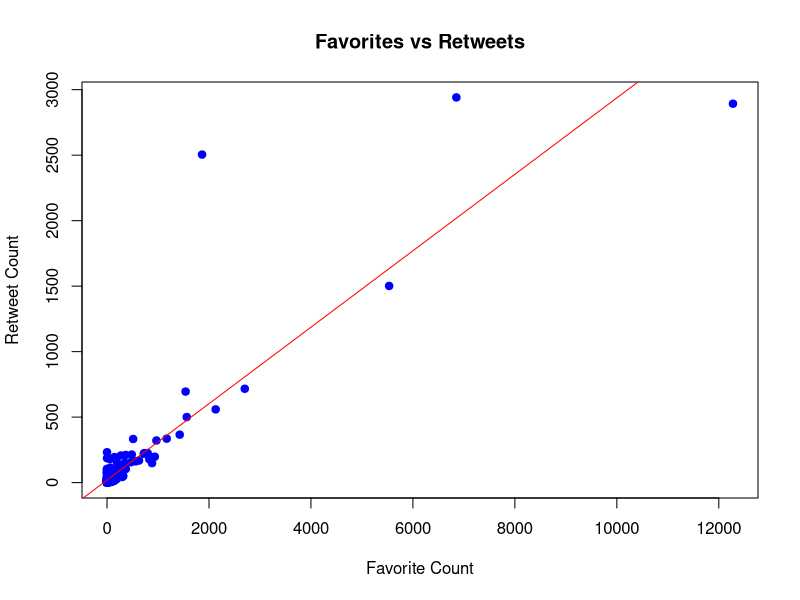
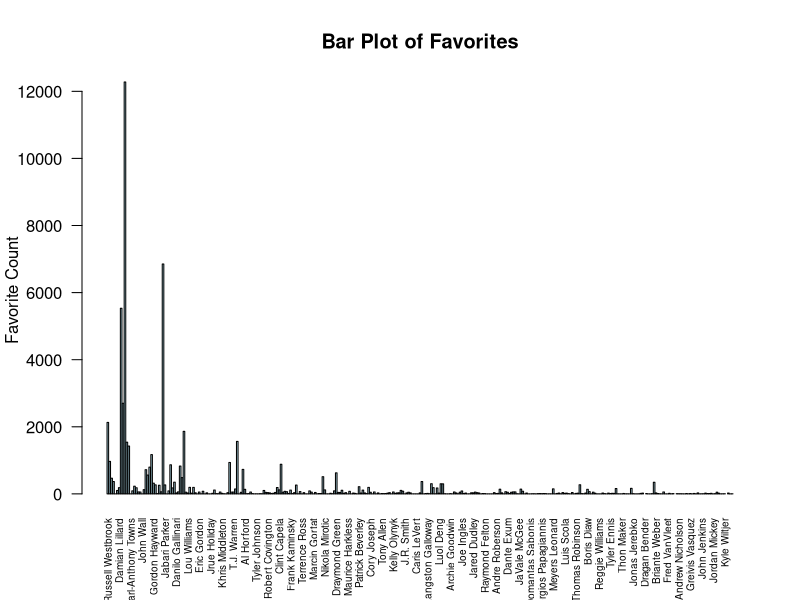
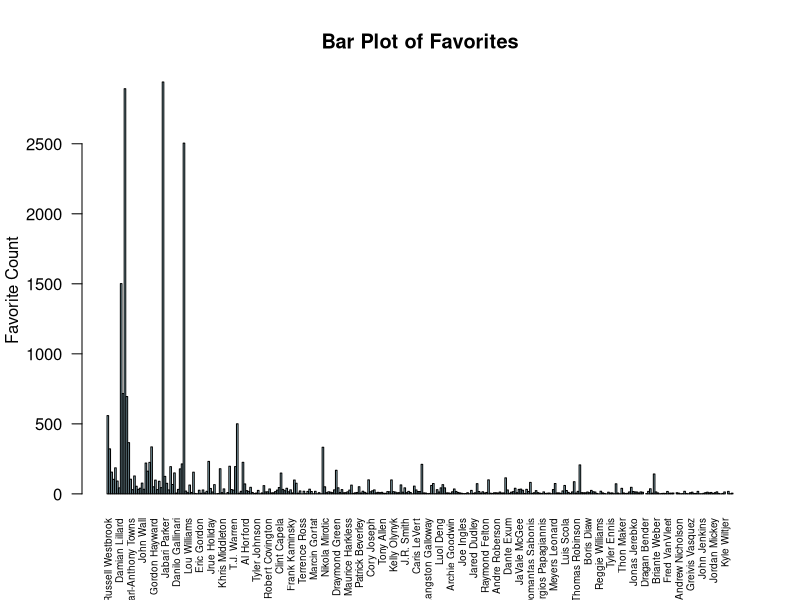
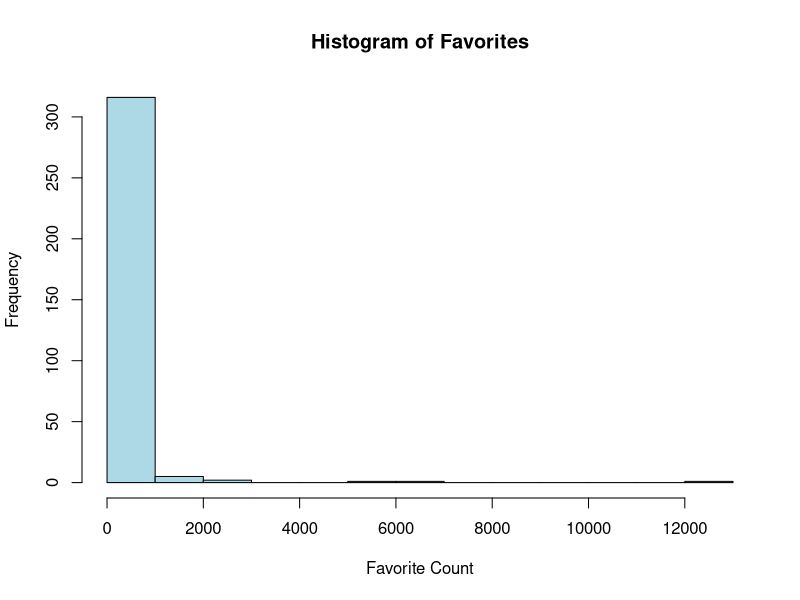
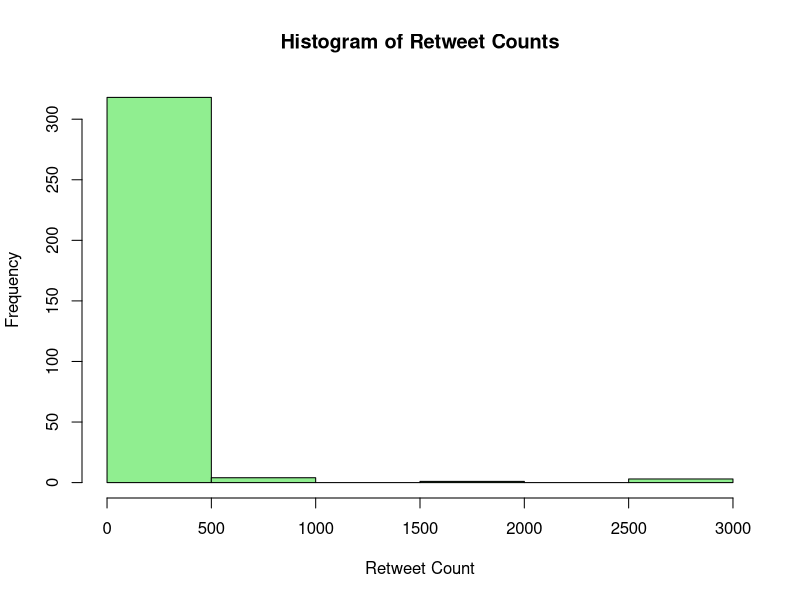

Write R code to recreate these figures, in order.
#loading the dataset
data <- read.csv("nba_2017_twitter_players.csv")

#checking the columns
head(data)

names(data)

#renaming the columns
names(data)[1] <- "player"
names(data)[2] <- "favorites"
names(data)[3] <- "retweets"

#scatter plot
plot(
  data$favorites,
  data$retweets,
  main = "Favorites vs Retweets",
  xlab = "Favorite Count",
  ylab = "Retweet Count",
  pch = 19,
  col = "blue"
)

#adding a trending line between the datas
model <- lm(retweets ~ favorites, data = data)
abline(model, col = "red")

# Bar plot of favorites for each player
barplot(
  data$favorites,
  names.arg = data$player,
  las = 2,
  col = "lightblue",
  cex.names = 0.6,         # shrink label size
  main = "Bar Plot of Favorites",
  ylab = "Favorite Count"
)
# Bar plot of retweets for each player
barplot(
  data$retweets,
  names.arg = data$player,
  las = 2,
  col = "lightblue",
  cex.names = 0.6,         # shrink label size
  main = "Bar Plot of Favorites",
  ylab = "Favorite Count"
)

#histogram of favourites
hist(
  data$favorites,
  main = "Histogram of Favorites",
  xlab = "Favorite Count",
  col = "lightblue",
  border = "black"
)

#histogram of retweets
hist(
  data$retweets,
  main = "Histogram of Retweet Counts",
  xlab = "Retweet Count",
  col = "lightgreen",
  border = "black"
)

#calculating correlation
correlation_value <- cor(data$favorites, data$retweets)
correlation_value
cor_matrix <- cor(data[, c("favorites", "retweets")])
cor_matrix

#making a correlation
data$favorites <- as.numeric(data$favorites)
data$retweets  <- as.numeric(data$retweets)

#calculating the correlation again
correlation_value <- cor(data$favorites, data$retweets)
correlation_value
print(paste("The correlation between favorites and retweets is:", correlation_value))

#as it is showing there is no correlation we have to clean the data 
clean_data <- na.omit(data[, c("favorites", "retweets")])
correlation_value <- cor(clean_data$favorites, clean_data$retweets)
correlation_value
print(paste("The correlation between favorites and retweets is:", correlation_value))